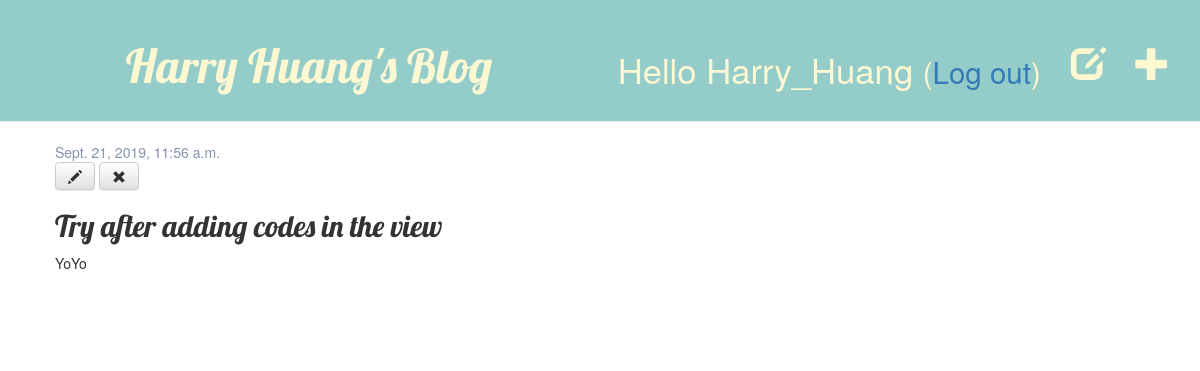
The app's page /post/5/ (signed in) with its own data.
### blog/models.py (models this page shows, shortened)
class Post(models.Model):
    author = models.ForeignKey(settings.AUTH_USER_MODEL, on_delete=models.CASCADE)
    title = models.CharField(max_length=200)
    text = models.TextField()
    created_date = models.DateTimeField(default=timezone.now)
    published_date = models.DateTimeField(blank=True, null=True)

### blog/views.py (the view)
# urls.py: path('post/<int:pk>/', views.post_detail, name='post_detail'),
def post_detail(request, pk):
    post = get_object_or_404(Post, pk=pk)
    return render(request, 'blog/post_detail.html', {'post': post})

### blog/templates/blog/post_detail.html
{% extends 'blog/base.html' %}
{% block content %}
    <div class="post">
        {% if post.published_date %}
			<div class="date">
				{{ post.published_date }}
			</div>
		{% else %}
			<a class="btn btn-default" href="{% url 'post_publish' pk=post.pk %}">Publish</a>
		{% endif %}
        {% if user.is_authenticated %}
			<a class="btn btn-default" href="{% url 'post_edit' pk=post.pk %}"><span class="glyphicon glyphicon-pencil"></span></a>
			<a class="btn btn-default" href="{% url 'post_remove' pk=post.pk %}"><span class="glyphicon glyphicon-remove"></span></a>
		{% endif %}
		<h2>{{ post.title }}</h2>
        <p>{{ post.text|linebreaksbr }}</p>
    </div>
{% endblock %}

### blog/templates/blog/base.html (shortened to what this page needs)
{% load static %}
<html>
    <head>
        <link rel="stylesheet" href="//maxcdn.bootstrapcdn.com/bootstrap/3.2.0/css/bootstrap.min.css">
        <link rel="stylesheet" href="//maxcdn.bootstrapcdn.com/bootstrap/3.2.0/css/bootstrap-theme.min.css">
        <link rel="stylesheet" href="{% static 'css/blog.css' %}">
    </head>
    <body>
		<div class="page-header">
			{% if user.is_authenticated %}
				<a href="{% url 'post_new' %}" class="top-menu"><span class="glyphicon glyphicon-plus"></span></a>
				<a href="{% url 'post_draft_list' %}" class="top-menu"><span class="glyphicon glyphicon-edit"></span></a>
				<p class="top-menu">Hello {{ user.username }} <small>(<a href="{% url 'logout' %}">Log out</a>)</small></p>
			 {% else %}
				<a href="{% url 'login' %}" class="top-menu"><span class="glyphicon glyphicon-lock"></span></a>
			{% endif %}
			<h1><a href="/">Harry Huang's Blog</a></h1>
		</div>
		<div class="content container">
			<div class="row">
				<div class="col-md-8">
				{% block content %}
				{% endblock %}
				</div>
			</div>
		</div>
	</body>
</html>

### blog/static/css/blog.css (style rules this page uses)
.page-header { background-color: #93CCC9; margin-top: 0; padding-top: 20px; padding-bottom: 20px; width:100%; text-align:center; }
.page-header h1, .page-header h1 a, .page-header h1 a:visited, .page-header h1 a:active { color: #FDF7D2; font-size: 35pt; text-decoration: none; }
.content { margin-left: 40px; }
h1, h2, h3, h4 { font-family: 'Lobster', cursive; }
.top-menu, .top-menu:hover, .top-menu:visited { color: #FDF7D2; float: right; font-size: 26pt; padding-right: 30px; margin-top: 25px; }
.post { margin-bottom: 70px; }
.date { color: #8493AD ; }

### records on screen
Post: published_date "Sept. 21, 2019, 11:56 a.m.", title "Try after adding codes in the view", text "YoYo"

### other values on screen
{{ user.username }} "Harry_Huang"
